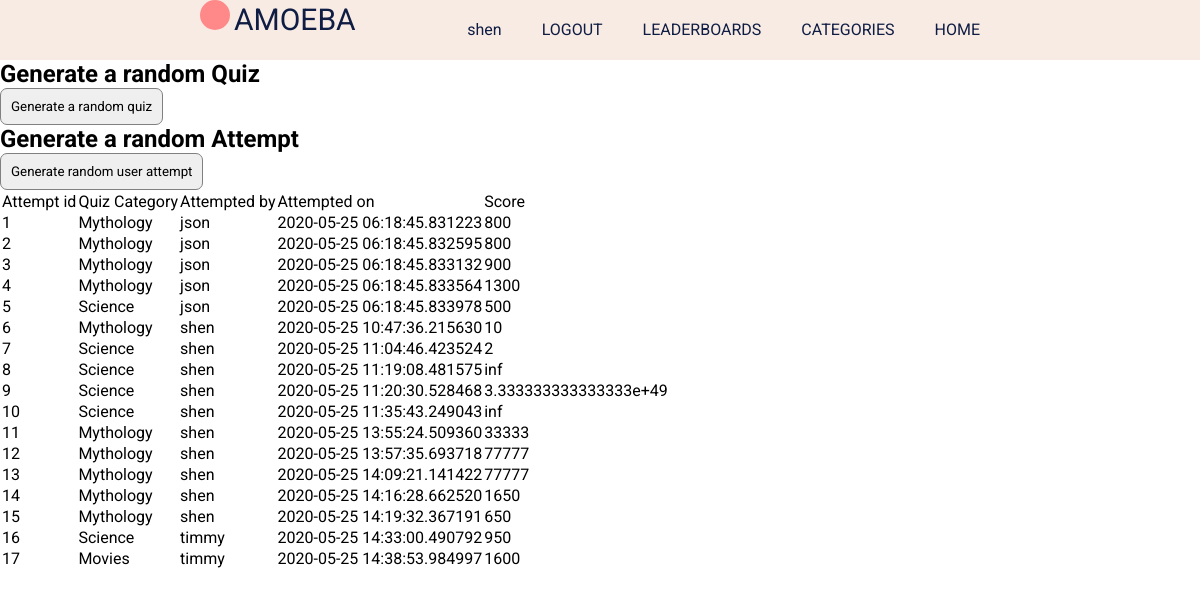
The page /pretendattempts (signed in) on the database its author committed.
### app/models.py (models this page shows, shortened)
class User(UserMixin, db.Model):
  id = db.Column(db.Integer, primary_key=True)
  username = db.Column(db.String(20), unique=True, index=True, nullable=False)
  email = db.Column(db.String(120), unique=True, index=True, nullable=False)
  password_hash = db.Column(db.String(128))
  posted_quizes = db.relationship('Quiz', backref = 'postedby', lazy = 'dynamic')
  attempts = db.relationship('Attempt', backref = 'user', lazy = 'dynamic')
  is_admin = db.Column(db.Boolean, default=False, nullable=False)
  date_joined = db.Column(db.DateTime, index=True, default=datetime.utcnow)

class Attempt(db.Model):
  id = db.Column(db.Integer, primary_key=True)
  user_id = db.Column(db.Integer, db.ForeignKey('user.id'))
  quiz_id = db.Column(db.Integer, db.ForeignKey('quiz.id'))
  score = db.Column(db.Integer, index=True)
  date = db.Column(db.DateTime, index=True, default=datetime.utcnow)

class Quiz(db.Model):
  id = db.Column(db.Integer, primary_key=True)
  category = db.Column(db.String(32), index=True)
  quizname = db.Column(db.String(32), index=True, unique=True)
  filename = db.Column(db.String(32),unique=True)
  date_added = db.Column(db.DateTime, index=True, default=datetime.utcnow)
  user_id = db.Column(db.Integer, db.ForeignKey('user.id'))
  attempts = db.relationship('Attempt', backref = 'quiz', lazy = 'dynamic')

### app/routes.py (the view)
@app.route('/pretendattempts', methods=['GET','POST'])
def pretend_attempts():
  form1 = PretendGenQuiz()
  form2 = PretendGenAttempt()
  allattempts = Attempt.query.all()
  if form1.submitQuiz.data and form1.validate_on_submit():
    randomQuiz()
  elif form2.submitAttempt.data and form2.validate_on_submit():
    randomAttempt()
  return render_template('pretend_attempts.html', form1=form1, form2=form2, attempts=allattempts)

### app/testing.py
class PretendGenQuiz(FlaskForm):
  submitQuiz = SubmitField('Generate a random quiz')

class PretendGenAttempt(FlaskForm):
  submitAttempt = SubmitField('Generate random user attempt')

### app/models.py (called while the page is built)
@login.user_loader
def load_user(id): #retrieve the user object representing the current user from the database
  return User.query.get(int(id)) #flask-login uses string for ids. database uses integers for id

### app/templates/pretend_attempts.html (shortened to what this page needs)
{% extends "template.html" %}
{% block content%}
  <h2>Generate a random Quiz</h2>
  <form action="", method="post">
    <p>{{ form1.submitQuiz }}</p>
  </form>
  <h2>Generate a random Attempt</h2>
  <form action="", method="post">
    <p>{{ form2.submitAttempt }}</p>
  </form>
  <table>
    <tr>
      <td>Attempt id</td><td>Quiz Category</td><td>Attempted by</td><td>Attempted on</td><td>Score</td>
    </tr>
    {% for a in attempts %}
    <tr>
      <td>{{ a.id }}</td>
      <td>{{ a.quiz.category }}</td>
      <td>{{ a.user.username }}</td>
      <td>{{ a.date }}</td>
      <td>{{ a.score }}</td>
    </tr>
    {% endfor %}
  </table>
{% endblock %}

### app/templates/template.html (shortened to what this page needs)
<html lang="en">
  <head>
    <link
      rel="stylesheet"
      type="text/css"
      href="{{ url_for('static', filename =
    'styles/content.css')}}"
    />
  </head>
  <body>
    <header>
      <div class="header-content">
        <div class="logo">
          <div id="amoeba-logo"></div>
          <span id="logo-text">AMOEBA</span>
        </div>
        <u1 class="navigation">
          <a href="{{ url_for('index') }}">HOME</a>
          <a href="{{ url_for('categories') }}">CATEGORIES</a>
          <a href="{{ url_for('leaderboards') }}">LEADERBOARDS</a>
          {% if current_user.is_authenticated %}
          <a href="{{ url_for('logout') }}">LOGOUT</a>
          <a href="{{ url_for('profile', username=current_user.username) }}">{{ current_user.username }}</a>
          {% else %}
          <a href="{{ url_for('signup_login') }}">LOGIN/SIGNUP</a>
          {% endif %}
        </u1>
      </div>
    </header>
    {% block content %}{% endblock %}
  </body>
</html>

### app/static/styles/content.css (style rules this page uses)
* { padding: 0; margin: 0; list-style: none; text-decoration: none; font-family: 'roboto', sans-serif; box-sizing: border-box; }
body { background-color: white; }
header { width: 100%; height: 60px; display: block; background-color: #f7ebe4; }
.header-content { height: inherit; margin-left: 200px; margin-right: 200px; }
.logo { float: left; display: inline-block; color: #0f1c43; margin-top }
#amoeba-logo { background-color: #ff8989; border-radius: 50%; width: 30px; height: 30px; display: inline-block; }
#logo-text { font-size: 30px; }
.navigation { float: right; }
.navigation a { height: 100%; float: right; padding: 20px 20px; list-style: none; color: #0f1c43; }
p { font-size: 20px; color: #0f1c43; font-weight: heavy; line-height: 1.5em; }
input { border: none; }
input { border: 1px solid gray; border-radius: 7px; padding: 10px; }

### rows shown on the page
User: username "shen"
Attempt: id "1", quiz.category "Mythology", user.username "json", date "2020-05-25 06:18:45.831223", score "800"
Attempt: id "2", quiz.category "Mythology", user.username "json", date "2020-05-25 06:18:45.832595", score "800"
Attempt: id "3", quiz.category "Mythology", user.username "json", date "2020-05-25 06:18:45.833132", score "900"
Attempt: id "4", quiz.category "Mythology", user.username "json", date "2020-05-25 06:18:45.833564", score "1300"
Attempt: id "5", quiz.category "Science", user.username "json", date "2020-05-25 06:18:45.833978", score "500"
Attempt: id "6", quiz.category "Mythology", user.username "shen", date "2020-05-25 10:47:36.215630", score "10"
Attempt: id "7", quiz.category "Science", user.username "shen", date "2020-05-25 11:04:46.423524", score "2"
Attempt: id "8", quiz.category "Science", user.username "shen", date "2020-05-25 11:19:08.481575", score "inf"
Attempt: id "9", quiz.category "Science", user.username "shen", date "2020-05-25 11:20:30.528468", score "3.333333333333333e+49"
Attempt: id "10", quiz.category "Science", user.username "shen", date "2020-05-25 11:35:43.249043", score "inf"
Attempt: id "11", quiz.category "Mythology", user.username "shen", date "2020-05-25 13:55:24.509360", score "33333"
Attempt: id "12", quiz.category "Mythology", user.username "shen", date "2020-05-25 13:57:35.693718", score "77777"
Attempt: id "13", quiz.category "Mythology", user.username "shen", date "2020-05-25 14:09:21.141422", score "77777"
Attempt: id "14", quiz.category "Mythology", user.username "shen", date "2020-05-25 14:16:28.662520", score "1650"
Attempt: id "15", quiz.category "Mythology", user.username "shen", date "2020-05-25 14:19:32.367191", score "650"
Attempt: id "16", quiz.category "Science", user.username "timmy", date "2020-05-25 14:33:00.490792", score "950"
Attempt: id "17", quiz.category "Movies", user.username "timmy", date "2020-05-25 14:38:53.984997", score "1600"
